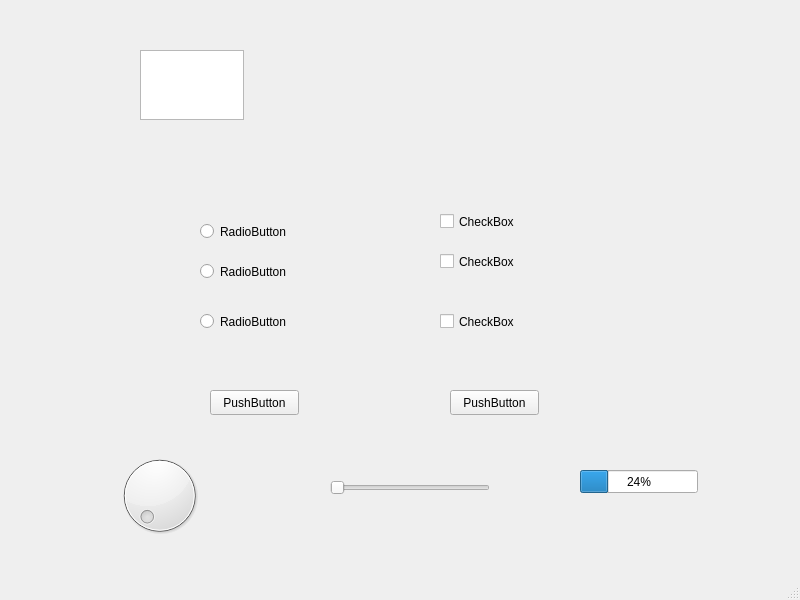
<?xml version="1.0" encoding="UTF-8"?>
<ui version="4.0">
 <class>MainWindow</class>
 <widget class="QMainWindow" name="MainWindow">
  <property name="geometry">
   <rect>
    <x>0</x>
    <y>0</y>
    <width>800</width>
    <height>600</height>
   </rect>
  </property>
  <property name="windowTitle">
   <string>MainWindow</string>
  </property>
  <widget class="QWidget" name="centralwidget">
   <widget class="QPushButton" name="pushButton">
    <property name="geometry">
     <rect>
      <x>210</x>
      <y>390</y>
      <width>89</width>
      <height>25</height>
     </rect>
    </property>
    <property name="text">
     <string>PushButton</string>
    </property>
   </widget>
   <widget class="QPushButton" name="pushButton_2">
    <property name="geometry">
     <rect>
      <x>450</x>
      <y>390</y>
      <width>89</width>
      <height>25</height>
     </rect>
    </property>
    <property name="text">
     <string>PushButton</string>
    </property>
   </widget>
   <widget class="QRadioButton" name="radioButton">
    <property name="geometry">
     <rect>
      <x>200</x>
      <y>220</y>
      <width>112</width>
      <height>23</height>
     </rect>
    </property>
    <property name="text">
     <string>RadioButton</string>
    </property>
   </widget>
   <widget class="QRadioButton" name="radioButton_2">
    <property name="geometry">
     <rect>
      <x>200</x>
      <y>260</y>
      <width>112</width>
      <height>23</height>
     </rect>
    </property>
    <property name="text">
     <string>RadioButton</string>
    </property>
   </widget>
   <widget class="QRadioButton" name="radioButton_3">
    <property name="geometry">
     <rect>
      <x>200</x>
      <y>310</y>
      <width>112</width>
      <height>23</height>
     </rect>
    </property>
    <property name="text">
     <string>RadioButton</string>
    </property>
   </widget>
   <widget class="QCheckBox" name="checkBox">
    <property name="geometry">
     <rect>
      <x>440</x>
      <y>210</y>
      <width>92</width>
      <height>23</height>
     </rect>
    </property>
    <property name="text">
     <string>CheckBox</string>
    </property>
   </widget>
   <widget class="QCheckBox" name="checkBox_2">
    <property name="geometry">
     <rect>
      <x>440</x>
      <y>250</y>
      <width>92</width>
      <height>23</height>
     </rect>
    </property>
    <property name="text">
     <string>CheckBox</string>
    </property>
   </widget>
   <widget class="QCheckBox" name="checkBox_3">
    <property name="geometry">
     <rect>
      <x>440</x>
      <y>310</y>
      <width>92</width>
      <height>23</height>
     </rect>
    </property>
    <property name="text">
     <string>CheckBox</string>
    </property>
   </widget>
   <widget class="QSlider" name="horizontalSlider">
    <property name="geometry">
     <rect>
      <x>330</x>
      <y>480</y>
      <width>160</width>
      <height>16</height>
     </rect>
    </property>
    <property name="orientation">
     <enum>Qt::Horizontal</enum>
    </property>
   </widget>
   <widget class="QDial" name="dial">
    <property name="geometry">
     <rect>
      <x>99</x>
      <y>450</y>
      <width>121</width>
      <height>91</height>
     </rect>
    </property>
   </widget>
   <widget class="QProgressBar" name="progressBar">
    <property name="geometry">
     <rect>
      <x>580</x>
      <y>470</y>
      <width>118</width>
      <height>23</height>
     </rect>
    </property>
    <property name="value">
     <number>24</number>
    </property>
   </widget>
   <widget class="QTextEdit" name="textEdit">
    <property name="geometry">
     <rect>
      <x>140</x>
      <y>50</y>
      <width>104</width>
      <height>70</height>
     </rect>
    </property>
   </widget>
  </widget>
  <widget class="QMenuBar" name="menubar">
   <property name="geometry">
    <rect>
     <x>0</x>
     <y>0</y>
     <width>800</width>
     <height>22</height>
    </rect>
   </property>
  </widget>
  <widget class="QStatusBar" name="statusbar"/>
 </widget>
 <resources/>
 <connections/>
</ui>
